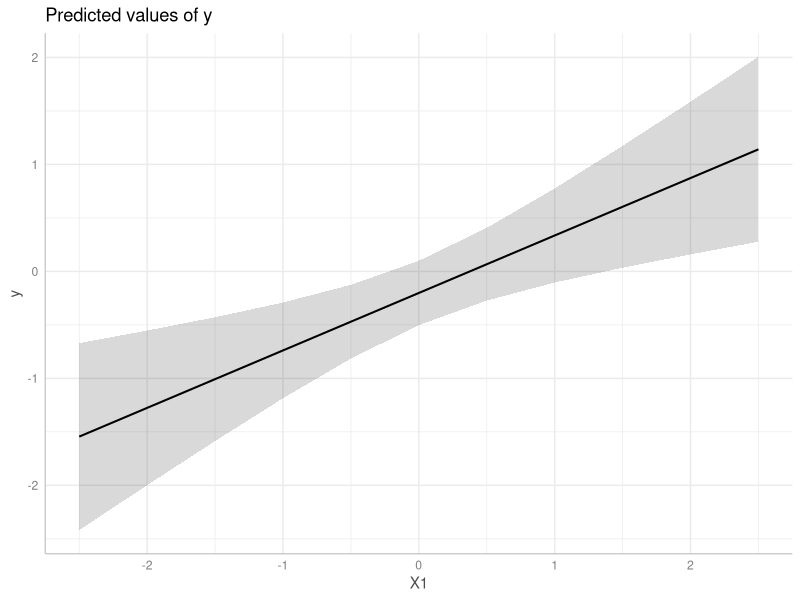
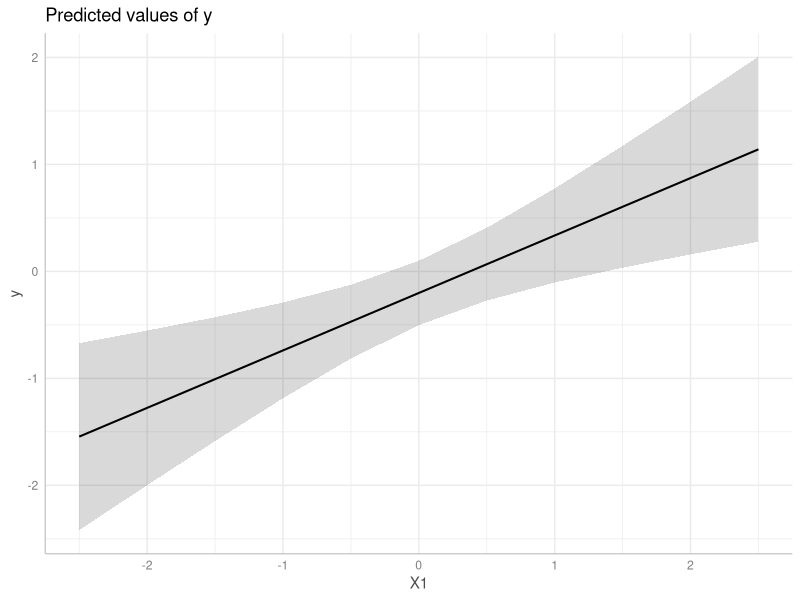

Generate these figures, in order, with R: (Note: this script raises an error after producing the figures.)
## ---- chunk 1
knitr::opts_chunk$set(collapse = TRUE, comment = "#>", dev = "png", fig.width = 7, fig.height = 5, message = FALSE, warning = FALSE)
## ---- chunk 2
library(ggeffects)
set.seed(123)

# example taken from "?clubSandwich::vcovCR"
m <- 8
cluster <- factor(rep(LETTERS[1:m], 3 + rpois(m, 5)))
n <- length(cluster)
X <- matrix(rnorm(3 * n), n, 3)
nu <- rnorm(m)[cluster]
e <- rnorm(n)
y <- X %*% c(.4, .3, -.3) + nu + e
dat <- data.frame(y, X, cluster, row = 1:n)

# fit linear model
model <- lm(y ~ X1 + X2 + X3, data = dat)
## ---- chunk 3
ggpredict(model, "X1")
## ---- chunk 4
me <- ggpredict(model, "X1")
plot(me)
## ---- chunk 5
ggpredict(model, "X1", vcov.fun = "vcovHC", vcov.type = "HC0")
## ---- chunk 6
me <- ggpredict(model, "X1", vcov.fun = "vcovHC", vcov.type = "HC0")
plot(me)
## ---- chunk 7
ggpredict(
  lm_fit, "X1", vcov.fun = "vcovCR", vcov.type = "CR0", 
  vcov.args = list(cluster = dat$cluster)
)
## ---- chunk 8
me <- ggpredict(
  lm_fit, "X1", vcov.fun = "vcovCR", vcov.type = "CR0", 
  vcov.args = list(cluster = dat$cluster)
)
plot(me)
